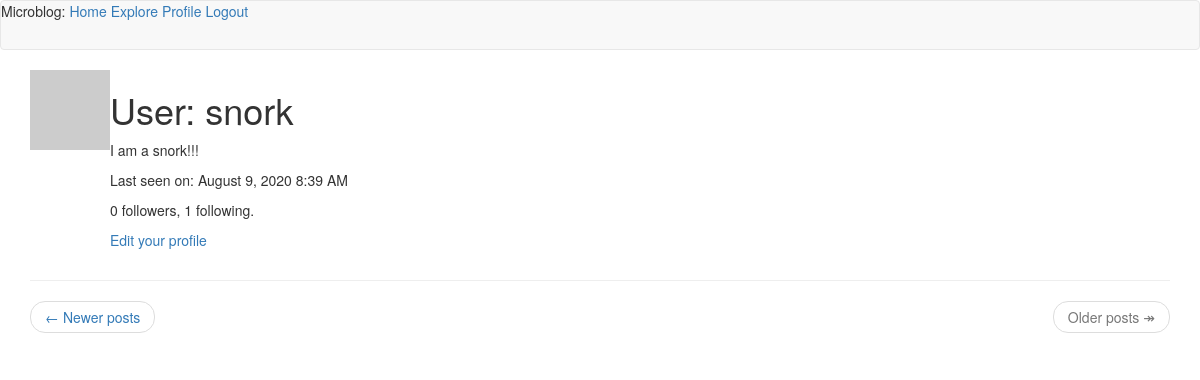
/user/snork?page=2 (signed in), run on an earlier commit of the app's database.
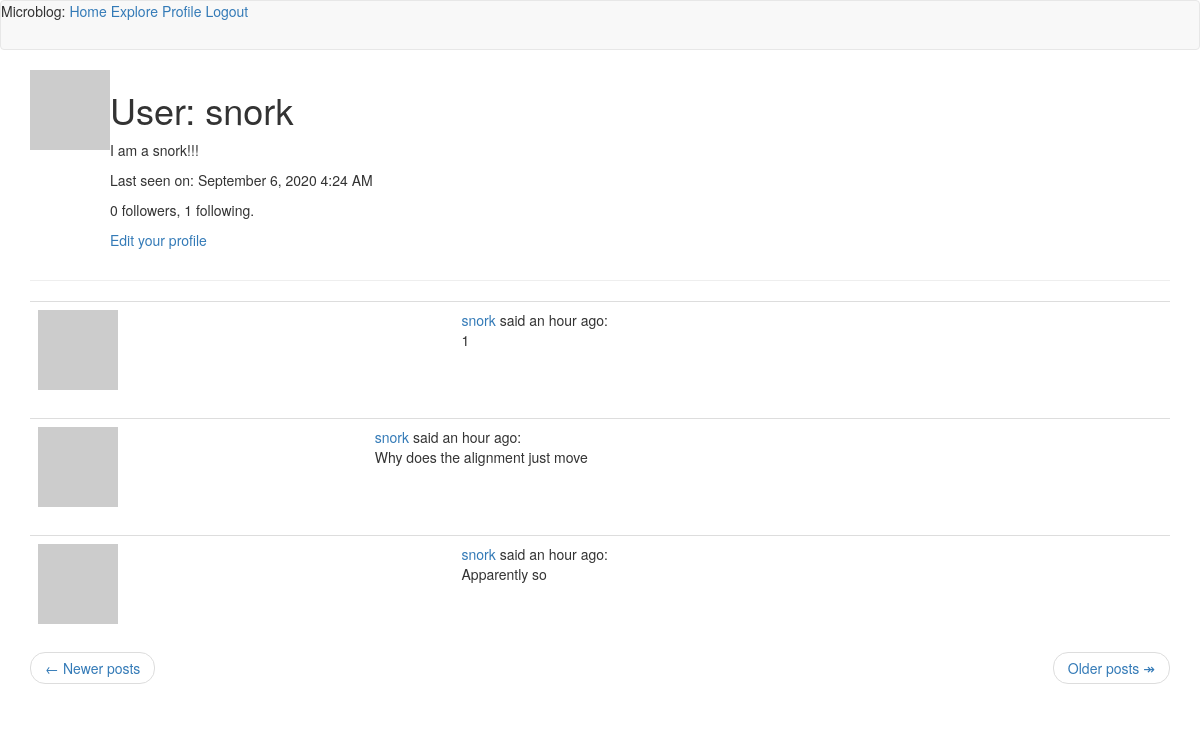
And on a later commit of the database.
### app/models.py (models this page shows, shortened)
class User(UserMixin, db.Model):
    id = db.Column(db.Integer, primary_key=True)
    username = db.Column(db.String(64), index=True, unique=True)
    email = db.Column(db.String(120), index=True, unique=True)
    password_hash = db.Column(db.String(128))
    posts = db.relationship('Post', backref='author', lazy='dynamic')
    about_me = db.Column(db.String(140))
    last_seen = db.Column(db.DateTime, default=datetime.utcnow)
    followed = db.relationship(
        'User',
        secondary=followers,
        primaryjoin=(followers.c.follower_id == id),
        secondaryjoin=(followers.c.followed_id == id),
        backref=db.backref('followers', lazy='dynamic'),
        lazy='dynamic'
    )
    def avatar(self, size):
        digest = md5(self.email.lower().encode('utf-8')).hexdigest()
        return f'https://www.gravatar.com/avatar/{digest}?d=identicon&s={size}'

class Post(db.Model):
    id = db.Column(db.Integer, primary_key=True)
    body = db.Column(db.String(140))
    timestamp = db.Column(db.DateTime, index=True, default=datetime.utcnow)
    user_id = db.Column(db.Integer, db.ForeignKey('user.id'))
    language = db.Column(db.String(5))

### app/routes.py (the view)
@app.route('/user/<username>')
@login_required
def user(username):
    user = User.query.filter_by(username=username).first_or_404()
    page = request.args.get('page', 1, type=int)
    posts = user.posts.order_by(Post.timestamp.desc()).paginate(
        page, app.config['POSTS_PER_PAGE'], False)
    next_url = url_for('user', username=user.username, page=posts.next_num) \
        if posts.has_next else None
    prev_url = url_for('user', username=user.username, page=posts.prev_num) \
        if posts.has_prev else None
    form = EmptyForm()
    return render_template('user.html', user=user, posts=posts.items, next_url=next_url,
                           prev_url=prev_url, form=form)

### app/models.py (called while the page is built)
@login.user_loader
def load_user(id):
    return User.query.get(int(id))

### app/routes.py (called while the page is built)
@app.before_request
def before_request():
    if current_user.is_authenticated:
        current_user.last_seen = datetime.utcnow()
        db.session.commit()
    g.locale = str(get_locale())

### app/templates/user.html (shortened to what this page needs)
{% extends "base.html" %}
{% block app_content %}
    <table>
        <tr valign="top">
            <td><img src="{{ user.avatar(128) }}"></td>
            <td>
                <h1>User: {{ user.username }}</h1>
                {% if user.about_me %}<p>{{ user.about_me }}</p>{% endif %}
                {% if user.last_seen %}<p>Last seen on: {{ moment(user.last_seen).format('LLL') }}</p>{% endif %}
                <p>{{ user.followers.count() }} followers, {{ user.followed.count() }} following.</p>
                {% if user == current_user %}
                <p><a href="{{ url_for('edit_profile') }}">Edit your profile</a></p>
                {% endif %}
            </td>
        </tr>
    </table>
    <hr>
    {% for post in posts %}
        {% include '_post.html' %}
    {% endfor %}
    <nav aria-label="...">
        <ul class="pager">
          <li class="previous{% if not prev_url %} disabled {% endif %}">
            <a href="{{ prev_url or '#' }}">
              <span aria-hidden="true">&larr;</span> Newer posts
            </a>
          </li>
          <li class="next{% if not next_url %} disabled{% endif %}">
            <a href="{{ next_url or '#' }}">
              Older posts <span aria-hidden="true">&Rarr;</span>
            </a>
          </li>
        </ul>
      </nav>
{% endblock %}

### app/templates/_post.html (shortened to what this page needs)
<table class="table table-hover">
  <tr>
    <td widtth="70px">
      <a href="{{ url_for('user', username=post.author.username) }}">
      <img src="{{ post.author.avatar(70) }}" />
    </td>
    <td>
      <a href="{{ url_for('user', username=post.author.username) }}">
        {{ post.author.username }}
      </a>
      said {{ moment(post.timestamp).fromNow() }}: <br />
      <span id="post{{ post.id }}">{{ post.body }}</span>
    </td>
  </tr>
</table>

What changed in the data, as far as the page shows it:
changed User "snork": last_seen "August 9, 2020 8:39 AM" → "September 6, 2020 4:24 AM"
added Post: author.username "snork", timestamp "an hour ago", body "1"
added Post: author.username "snork", timestamp "an hour ago", body "Why does the alignment just move"
added Post: author.username "snork", timestamp "an hour ago", body "Apparently so"
